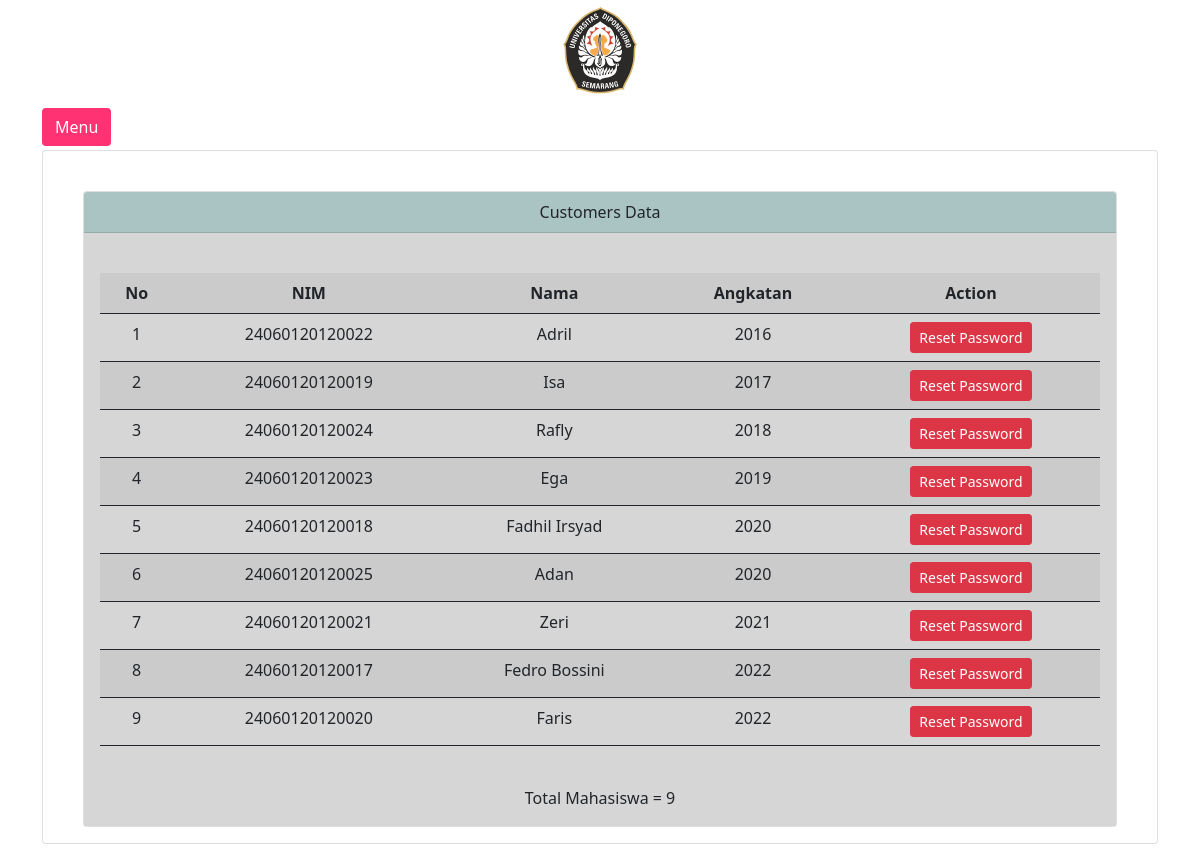
Screenshot of /Operator/reset_password.php (signed in) with the database file from the repository.
### tables this page shows
CREATE TABLE `mahasiswa` (
  `NIM` bigint(200) NOT NULL,
  `nama_mhs` varchar(50) NOT NULL,
  `no_hp_mhs` varchar(15) NOT NULL,
  `angkatan` varchar(4) NOT NULL,
  `jalur_masuk` varchar(10) NOT NULL,
  `email_mhs` varchar(50) NOT NULL,
  `password_mhs` varchar(20) NOT NULL,
  `alamat_mhs` varchar(100) NOT NULL,
  `status_mhs` varchar(15) NOT NULL
);

### Operator/reset_password.php (the view, shortened to what this page needs)
<!DOCTYPE html>
<html lang="en">
  <head>
    <link
      rel="stylesheet"
      href="https://stackpath.bootstrapcdn.com/bootstrap/5.0.0-alpha2/css/bootstrap.min.css"
    />
  </head>
  <body>
    <div class="foto text-center">
      <img src="logoundip.png" alt="" class="logo" width="100px" />
    </div>
    <section class="p-1 my-container">
      <div class="container m-p-0">
        <button class="btn my-1" id="menu-btn">Menu</button>
        <div class="card">
          <div class="card-body">
            <div class="container text-center">
            <div class="container">
        <div class="card mt-4"  opacity: 0.9;">
            <div class="card-header" style="background-color: #a9c4c2;">Customers Data</div>
            <div class="card-body" style="background-color:#d6d6d6;">
                <br>
                <table class="table table-striped" style="border-bottom: 1px solid;">
                    <tr>
                        <th>No</th>
                        <th>NIM</th>
                        <th>Nama</th>
                        <th>Angkatan</th>
                        <th>Action</th>
                    </tr>
                    <?php
                    require_once '../db_connect.php';
                    $query =
                        ' SELECT nim AS NIM, nama_mhs AS NamaMahasiswa, angkatan AS Angkatan FROM mahasiswa ORDER BY Angkatan';
                    $result = $koneksi->query($query);
                    $i = 1;
                    while ($row = $result->fetch_object()) {
                        echo '<tr>';
                        echo '<td>' . $i . '</td>';
                        echo '<td>' . $row->NIM . '</td>';
                        echo '<td>' . $row->NamaMahasiswa . '</td>';
                        echo '<td>' . $row->Angkatan . '</td>';
                        echo '<td><a class="btn btn-danger btn-sm" href="reset.php?op=reset&NIM=' .
                            $row->NIM .
                            '">Reset Password</a>
                                      </td>';
                        echo '</tr>';
                        $i++;
                    }
                    echo '</table>';
                    echo '<br />';
                    echo 'Total Mahasiswa = ' . $result->num_rows;
                    ?>
            </div>
            </div>
          </div>
        </div>
      </div>
    </section>
  </body>
</html>

### Operator/reset_password.php (style rules this page uses)
* { margin: 0; }
body { min-height: 100vh; background-color: #fff; }
.my-container { transition: 0.4s; }
#menu-btn { background-color: #ff3273; color: #fff; }

### rows the page displays
mahasiswa: NIM "24060120120022", nama_mhs "Adril", angkatan "2016"
mahasiswa: NIM "24060120120019", nama_mhs "Isa", angkatan "2017"
mahasiswa: NIM "24060120120024", nama_mhs "Rafly", angkatan "2018"
mahasiswa: NIM "24060120120023", nama_mhs "Ega", angkatan "2019"
mahasiswa: NIM "24060120120018", nama_mhs "Fadhil Irsyad", angkatan "2020"
mahasiswa: NIM "24060120120025", nama_mhs "Adan", angkatan "2020"
mahasiswa: NIM "24060120120021", nama_mhs "Zeri", angkatan "2021"
mahasiswa: NIM "24060120120017", nama_mhs "Fedro Bossini", angkatan "2022"
mahasiswa: NIM "24060120120020", nama_mhs "Faris", angkatan "2022"

### other values shown
$result->num_rows "9"
